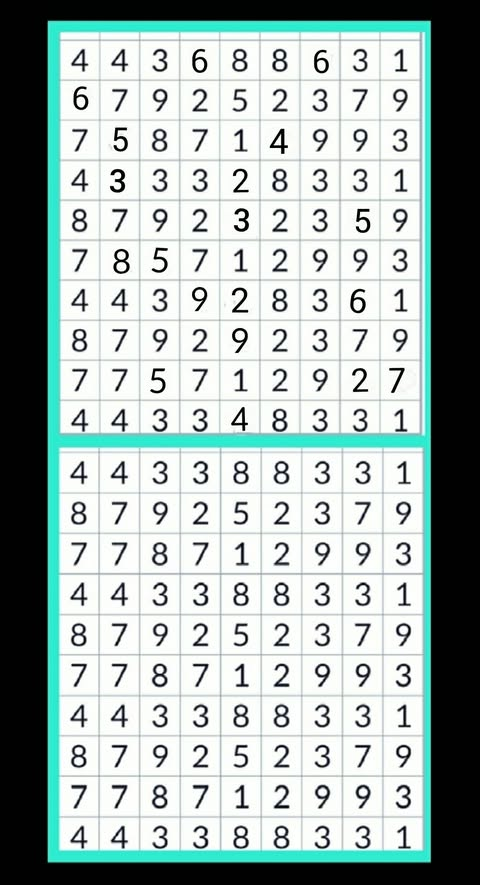
#> input picture spot_the_difference/validation_dataset/puzzle_06.jpg, 480 x 885 px, found by its file name
$ python inspect_puzzle6.py
#> lines starting #> are read from the running program, lines starting #| are printed output that depends on the picture; after the words box and inside, x2 and y2 are one past the last pixel; in counts of white or black regions, pixels touching at a corner belong together
import cv2
import numpy as np
from pathlib import Path

SCRIPT_DIR = Path(__file__).resolve().parent
img = cv2.imread(str(SCRIPT_DIR / "validation_dataset/puzzle_06.jpg"))
#> img is the input picture: shape (885, 480, 3); mean B, G, R 172.3, 175.1, 161.5
h, w = img.shape[:2]
#> h = 885; w = 480
sep = h // 2
#> sep = 442
img_a, img_b = img[:sep], img[sep:]
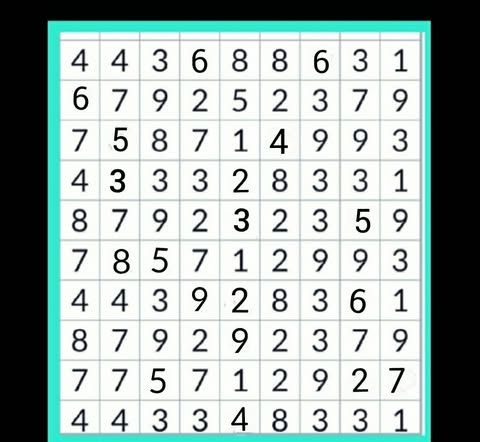
#> img_a: shape (442, 480, 3); mean B, G, R 172, 175.2, 161.4
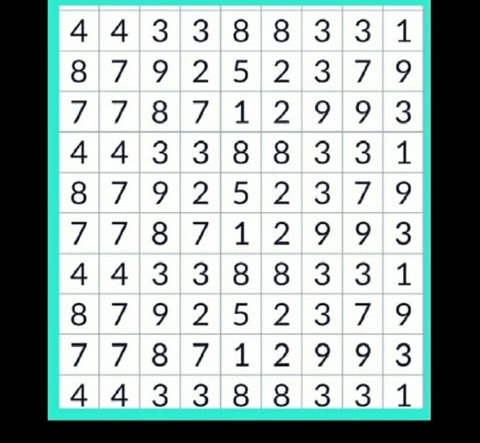
#> img_b: shape (443, 480, 3); mean B, G, R 172.6, 175.1, 161.7

def inspect_grid(panel, name):
#> called with name = 'img_a'
    gray = cv2.cvtColor(panel, cv2.COLOR_BGR2GRAY)
    # Thresholding
    _, thresh = cv2.threshold(gray, 200, 255, cv2.THRESH_BINARY_INV)
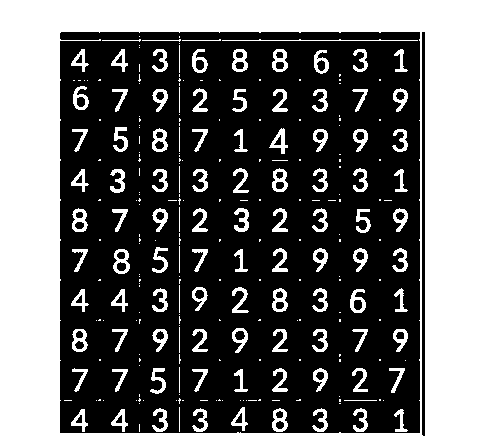
#> thresh: shape (442, 480); 39.1% white; 270 white regions (164 under 20 px), largest, box (x1, y1, x2, y2) and area: (0, 0, 480, 442) 66683, (113, 249, 130, 274) 224, (72, 208, 88, 232) 214
    # Save thresholded image to see if lines or text are clear
    cv2.imwrite(str(SCRIPT_DIR / f"results/inspect_{name}_thresh.png"), thresh)

    # Run HoughLines to detect horizontal/vertical lines
    edges = cv2.Canny(gray, 50, 150, apertureSize=3)
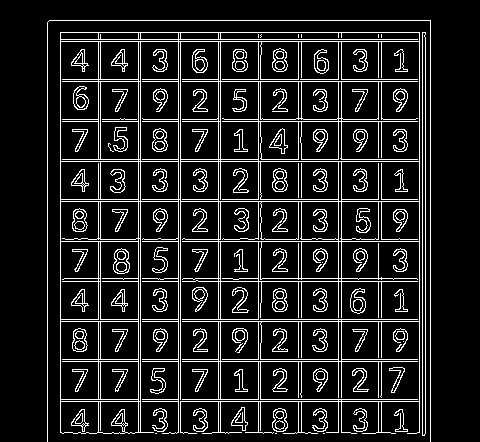
#> edges: shape (442, 480); 12.4% white in thin lines or dots, all inside (x1, y1, x2, y2) = (47, 20, 431, 442)
    lines = cv2.HoughLinesP(edges, 1, np.pi/180, threshold=100, minLineLength=100, maxLineGap=10)
#> lines = 44 rows, first 6: [60, 432, 60, 32], [98, 432, 98, 32], [430, 441, 430, 20], [378, 432, 378, 32], [419, 432, 419, 32], [258, 432, 258, 32]
    print(f"[{name}] Detected {len(lines) if lines is not None else 0} line segments.")
#| [img_a] Detected 44 line segments.

print("Inspecting puzzle_06...")
inspect_grid(img_a, "img_a")
inspect_grid(img_b, "img_b")
#> call 2 of inspect_grid, with name = 'img_b'
#> in inspect_grid (call 2), `gray = cv2.cvtColor(panel, cv2.COLOR_BGR2GRAY)`:
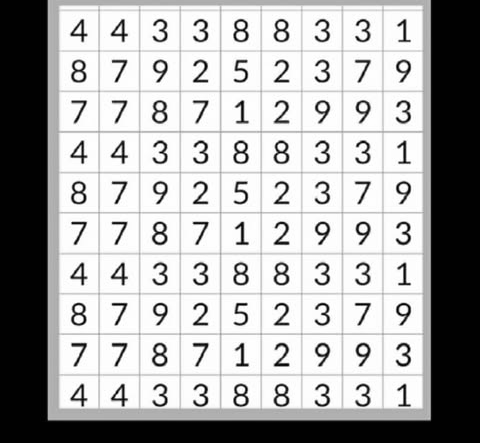
#> gray: shape (443, 480); min 0, max 255, mean 170.8
#> in inspect_grid (call 2), `_, thresh = cv2.threshold(gray, 200, 255, cv2.THRESH_BINARY_INV)`:
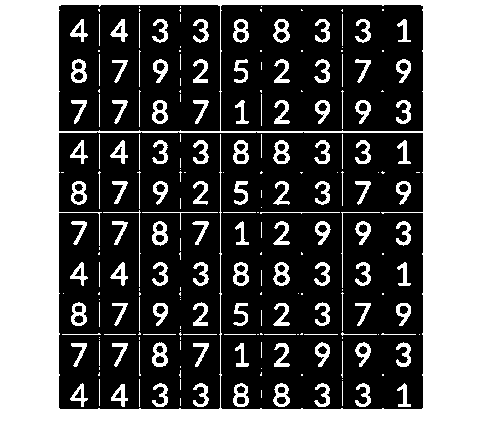
#> thresh: shape (443, 480); 39.7% white; 230 white regions (98 under 20 px), largest, box (x1, y1, x2, y2) and area: (0, 0, 480, 443) 66906, (152, 342, 168, 367) 230, (152, 221, 168, 246) 225
#> in inspect_grid (call 2), `edges = cv2.Canny(gray, 50, 150, apertureSize=3)`:
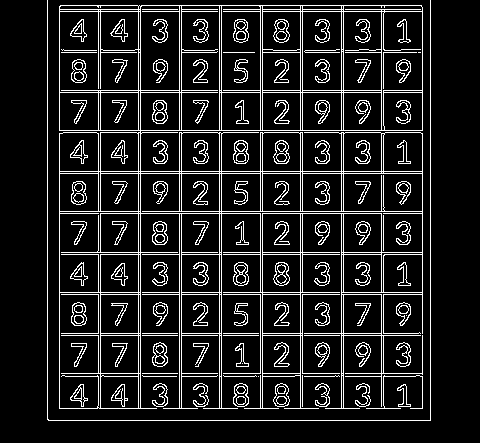
#> edges: shape (443, 480); 12% white in thin lines or dots, all inside (x1, y1, x2, y2) = (47, 0, 431, 421)
#> in inspect_grid (call 2), `lines = cv2.HoughLinesP(edges, 1, np.pi/180, threshold=100, minLineLen..`: lines = 43 rows, first 6: [221, 408, 221, 5], [219, 408, 219, 5], [179, 408, 179, 5], [47, 419, 47, 0], [430, 420, 430, 0], [381, 408, 381, 5]
#| [img_b] Detected 43 line segments.

$ run again, with spot_the_difference/validation_dataset/puzzle_02.jpg copied over spot_the_difference/validation_dataset/puzzle_06.jpg
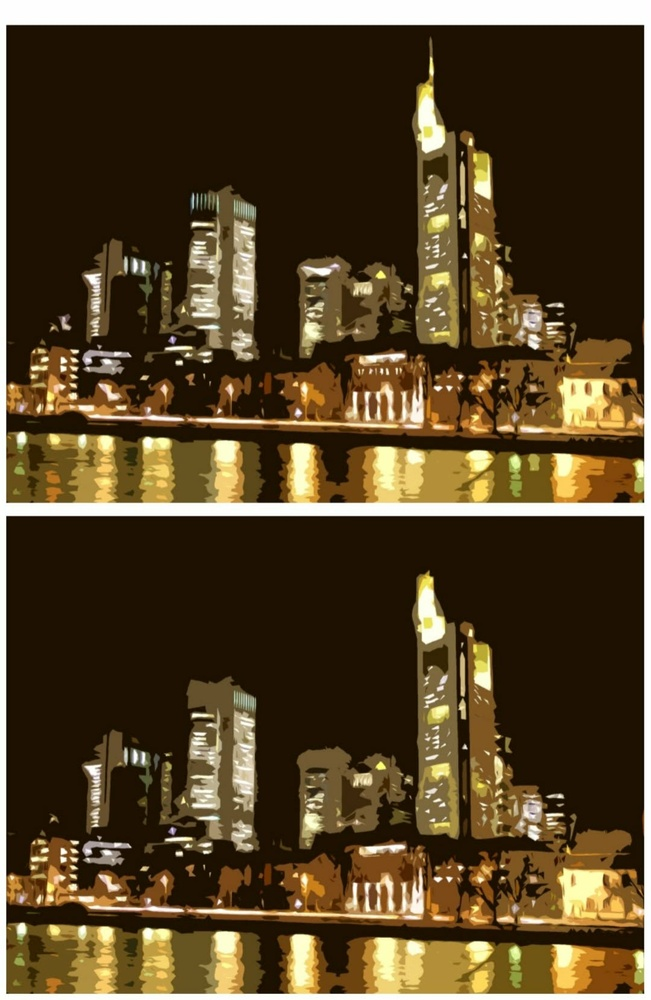
#> input picture spot_the_difference/validation_dataset/puzzle_02.jpg, 651 x 1000 px, shrunk from 1080 x 1659 before the run, found by its file name
#> img is the input picture: shape (1000, 651, 3); mean B, G, R 40, 67.8, 85.3
#> in inspect_grid, `_, thresh = cv2.threshold(gray, 200, 255, cv2.THRESH_BINARY_INV)`:
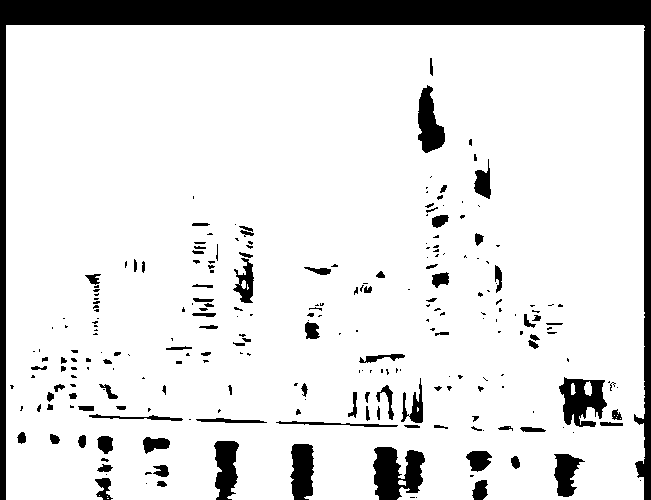
#> thresh: shape (500, 651); 88% white; 248 black regions (145 under 20 px), largest, box (x1, y1, x2, y2) and area: (0, 0, 651, 500) 22583, (373, 447, 425, 500) 1888, (559, 377, 607, 427) 1472
#> edges: shape (500, 651); 8.1% white in thin lines or dots
#> lines = 20 rows, first 6: [6, 25, 644, 25], [644, 499, 644, 343], [6, 499, 6, 26], [246, 429, 417, 435], [207, 418, 434, 425], [474, 430, 592, 434]
#| [img_a] Detected 20 line segments.
#> thresh: shape (500, 651); 89.1% white; 238 black regions (141 under 20 px), largest, box (x1, y1, x2, y2) and area: (0, 0, 651, 500) 23409, (559, 368, 607, 418) 1560, (418, 76, 445, 144) 1117
#> in inspect_grid (call 2), `edges = cv2.Canny(gray, 50, 150, apertureSize=3)`:
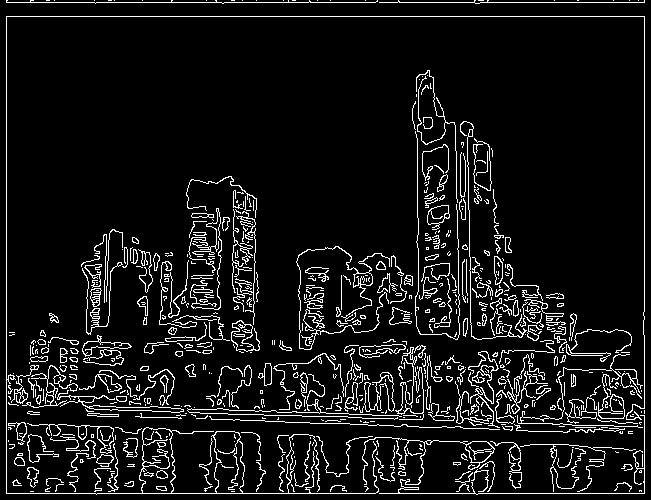
#> edges: shape (500, 651); 8.3% white in thin lines or dots
#> lines = 20 rows, first 6: [6, 493, 644, 493], [6, 2, 644, 2], [6, 16, 644, 16], [6, 492, 6, 17], [644, 319, 644, 17], [211, 419, 527, 430]
#| [img_b] Detected 20 line segments.
